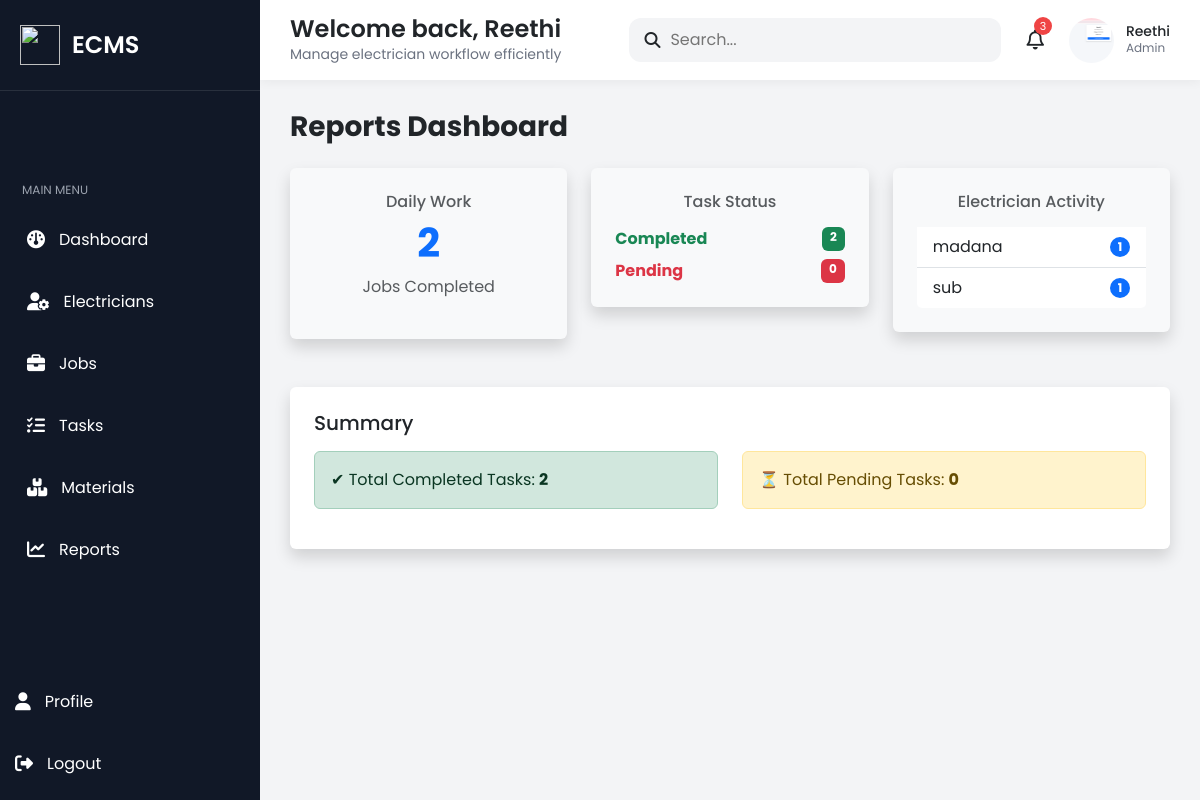
Before: /reports/ (signed in) with the older database file.
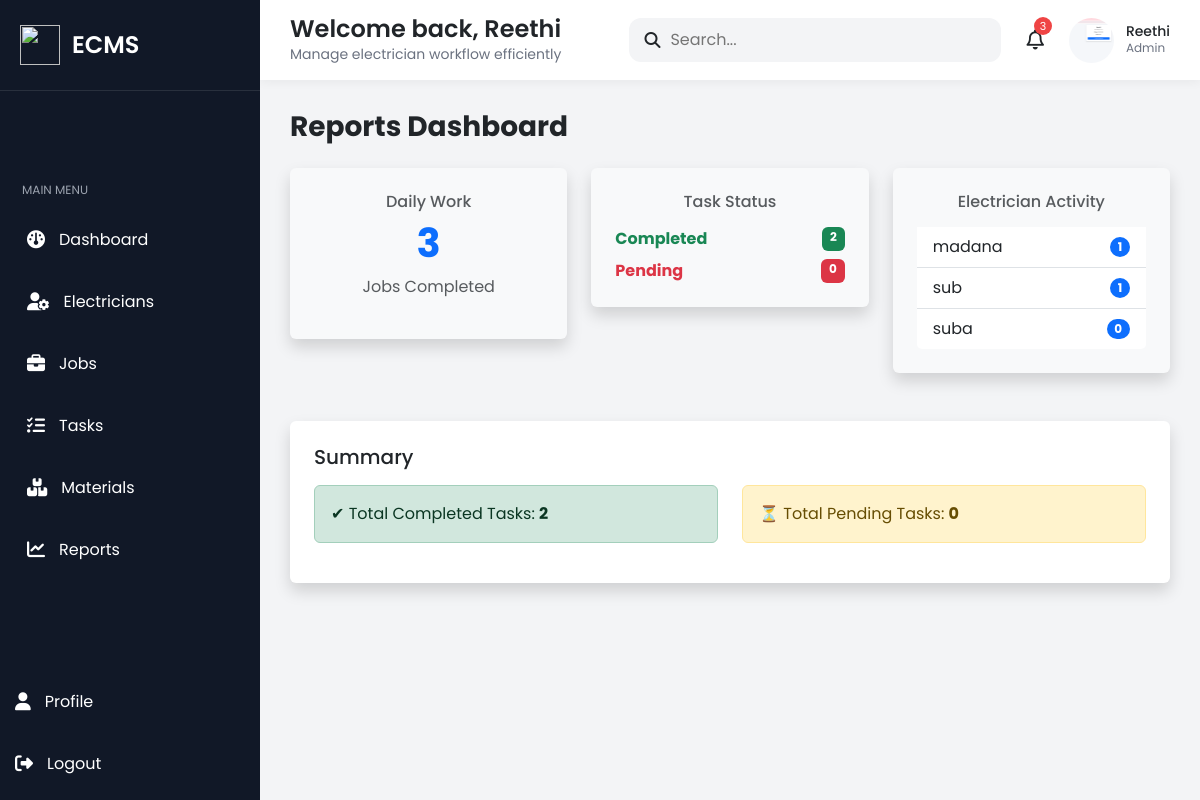
After: the same page with the newer database file.
### core/models.py (models this page shows, shortened)
class Electrician(models.Model):
    name = models.CharField(max_length=100)
    phone = models.CharField(max_length=15)

### core/views.py (the view)
# urls.py: path('reports/', views.reports),
def reports(request):
    if check_login(request):
        return check_login(request)
    return render(request, 'reports.html', {
        'today_jobs': Job.objects.filter(status="Completed").count(),
        'completed_tasks': Task.objects.filter(status="Completed").count(),
        'pending_tasks': Task.objects.filter(status="Pending").count(),
        'electricians': Electrician.objects.all()
    })

### core/views.py (called while the page is built)
def check_login(request):
    if not request.session.get('user_id'):
        return redirect('/login/')

### templates/reports.html
{% extends 'base.html' %}
{% block content %}
<h3 class="mb-4 fw-bold"> Reports Dashboard</h3>
<div class="row g-4">
<div class="col-md-4">
<div class="card shadow border-0 text-center p-4 bg-light">
<h6 class="text-muted">Daily Work</h6>
<h1 class="text-primary fw-bold">{{ today_jobs }}</h1>
<p class="text-muted">Jobs Completed</p>
</div>
</div>
<div class="col-md-4">
<div class="card shadow border-0 p-4 bg-light">
<h6 class="text-muted text-center mb-3">Task Status</h6>
<div class="d-flex justify-content-between mb-2">
<span class="text-success fw-bold">Completed</span>
<span class="badge bg-success">{{ completed_tasks }}</span>
</div>
<div class="d-flex justify-content-between">
<span class="text-danger fw-bold"> Pending</span>
<span class="badge bg-danger">{{ pending_tasks }}</span>
</div>
</div>
</div>
<div class="col-md-4">
<div class="card shadow border-0 p-4 bg-light">
<h6 class="text-muted text-center mb-3">Electrician Activity</h6>
<ul class="list-group list-group-flush">
{% for e in electricians %}
<li class="list-group-item d-flex justify-content-between align-items-center">
<span>{{ e.name }}</span>
<span class="badge bg-primary rounded-pill">
{{ e.task_set.count }}
</span>
</li>
{% empty %}
<li class="list-group-item text-center text-muted">
No data available
</li>
{% endfor %}
</ul>
</div>
</div>
</div>
<div class="mt-5">
<div class="card shadow border-0 p-4 bg-white">
<h5 class="mb-3">Summary</h5>
<div class="row">
<div class="col-md-6">
<div class="alert alert-success">
✔ Total Completed Tasks: <strong>{{ completed_tasks }}</strong>
</div>
</div>
<div class="col-md-6">
<div class="alert alert-warning">
⏳ Total Pending Tasks: <strong>{{ pending_tasks }}</strong>
</div>
</div>
</div>
</div>
</div>
{% endblock %}

Changed rows visible on the page:
added Electrician: name "suba", task_set.count "0"
Other visible differences:
{{ today_jobs }}: "2" → "3"
